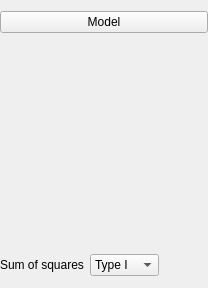
    <widget class="QWidget" name="widget_10" native="true">
     <property name="sizePolicy">
      <sizepolicy hsizetype="Preferred" vsizetype="Preferred">
       <horstretch>0</horstretch>
       <verstretch>0</verstretch>
      </sizepolicy>
     </property>
     <layout class="QGridLayout" name="gridLayout_8">
      <property name="leftMargin">
       <number>0</number>
      </property>
      <property name="rightMargin">
       <number>0</number>
      </property>
      <property name="bottomMargin">
       <number>3</number>
      </property>
      <item row="0" column="0">
       <widget class="ExpanderButton" name="expanderModel">
        <property name="sizePolicy">
         <sizepolicy hsizetype="Expanding" vsizetype="Preferred">
          <horstretch>0</horstretch>
          <verstretch>0</verstretch>
         </sizepolicy>
        </property>
        <property name="text">
         <string>Model</string>
        </property>
       </widget>
      </item>
      <item row="1" column="0">
       <widget class="QWidget" name="containerModel" native="true">
        <layout class="QGridLayout" name="gridLayout_6">
         <property name="leftMargin">
          <number>0</number>
         </property>
         <property name="topMargin">
          <number>0</number>
         </property>
         <property name="rightMargin">
          <number>0</number>
         </property>
         <property name="bottomMargin">
          <number>0</number>
         </property>
         <item row="0" column="0">
          <widget class="AnovaModelWidget" name="modelTerms" native="true">
           <property name="sizePolicy">
            <sizepolicy hsizetype="Expanding" vsizetype="Preferred">
             <horstretch>0</horstretch>
             <verstretch>0</verstretch>
            </sizepolicy>
           </property>
           <property name="minimumSize">
            <size>
             <width>0</width>
             <height>200</height>
            </size>
           </property>
          </widget>
         </item>
         <item row="1" column="0">
          <widget class="QWidget" name="sumOfSquaresContainer" native="true">
           <layout class="QHBoxLayout" name="horizontalLayout">
            <property name="leftMargin">
             <number>0</number>
            </property>
            <item>
             <widget class="QLabel" name="label_5">
              <property name="text">
               <string>Sum of squares</string>
              </property>
             </widget>
            </item>
            <item>
             <widget class="BoundComboBox" name="sumOfSquares">
              <item>
               <property name="text">
                <string>Type I</string>
               </property>
              </item>
              <item>
               <property name="text">
                <string>Type II</string>
               </property>
              </item>
              <item>
               <property name="text">
                <string>Type III</string>
               </property>
              </item>
             </widget>
            </item>
            <item>
             <spacer name="horizontalSpacer">
              <property name="orientation">
               <enum>Qt::Horizontal</enum>
              </property>
              <property name="sizeHint" stdset="0">
               <size>
                <width>40</width>
                <height>20</height>
               </size>
              </property>
             </spacer>
            </item>
           </layout>
          </widget>
         </item>
        </layout>
       </widget>
      </item>
     </layout>
    </widget>
